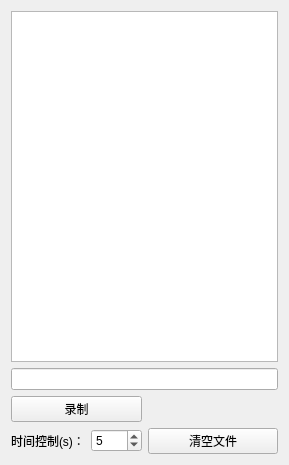
<?xml version="1.0" encoding="UTF-8"?>
<ui version="4.0">
 <class>Widget</class>
 <widget class="QWidget" name="Widget">
  <property name="geometry">
   <rect>
    <x>0</x>
    <y>0</y>
    <width>289</width>
    <height>465</height>
   </rect>
  </property>
  <property name="windowTitle">
   <string>Widget</string>
  </property>
  <layout class="QVBoxLayout" name="verticalLayout">
   <item>
    <widget class="QListView" name="fileList"/>
   </item>
   <item>
    <widget class="QLineEdit" name="lineEdit"/>
   </item>
   <item>
    <layout class="QHBoxLayout" name="horizontalLayout">
     <item>
      <widget class="QPushButton" name="recordButton">
       <property name="text">
        <string>录制</string>
       </property>
      </widget>
     </item>
     <item>
      <widget class="QWidget" name="timeWidget" native="true"/>
     </item>
    </layout>
   </item>
   <item>
    <layout class="QHBoxLayout" name="horizontalLayout_3">
     <item>
      <layout class="QHBoxLayout" name="horizontalLayout_2">
       <item>
        <widget class="QLabel" name="label1">
         <property name="sizePolicy">
          <sizepolicy hsizetype="Minimum" vsizetype="Preferred">
           <horstretch>0</horstretch>
           <verstretch>0</verstretch>
          </sizepolicy>
         </property>
         <property name="text">
          <string>时间控制(s)：</string>
         </property>
        </widget>
       </item>
       <item>
        <widget class="QSpinBox" name="timeBox">
         <property name="value">
          <number>5</number>
         </property>
        </widget>
       </item>
      </layout>
     </item>
     <item>
      <widget class="QPushButton" name="clearButton">
       <property name="text">
        <string>清空文件</string>
       </property>
      </widget>
     </item>
    </layout>
   </item>
  </layout>
 </widget>
 <layoutdefault spacing="6" margin="11"/>
 <resources/>
 <connections/>
</ui>
